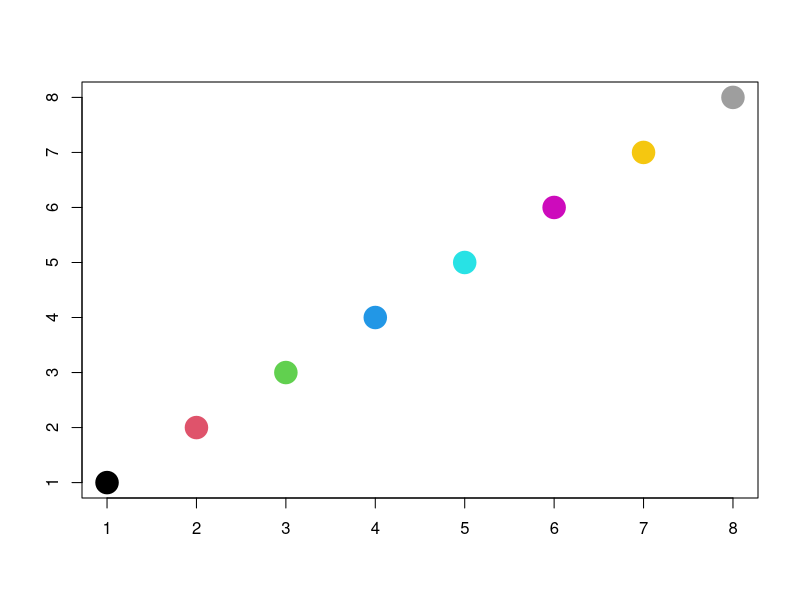
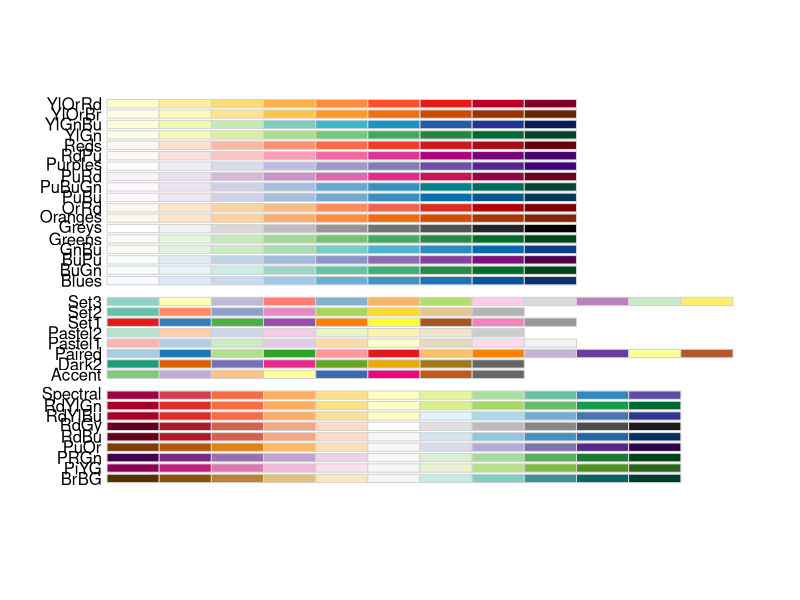
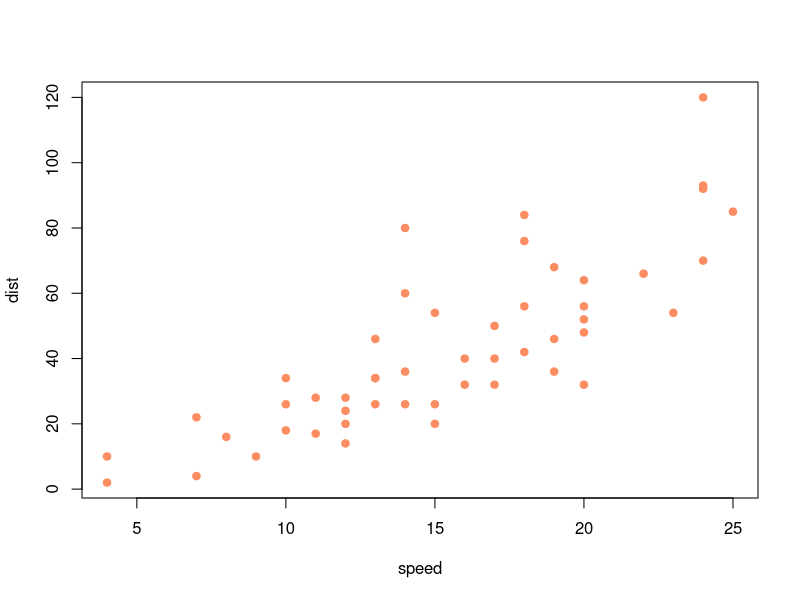
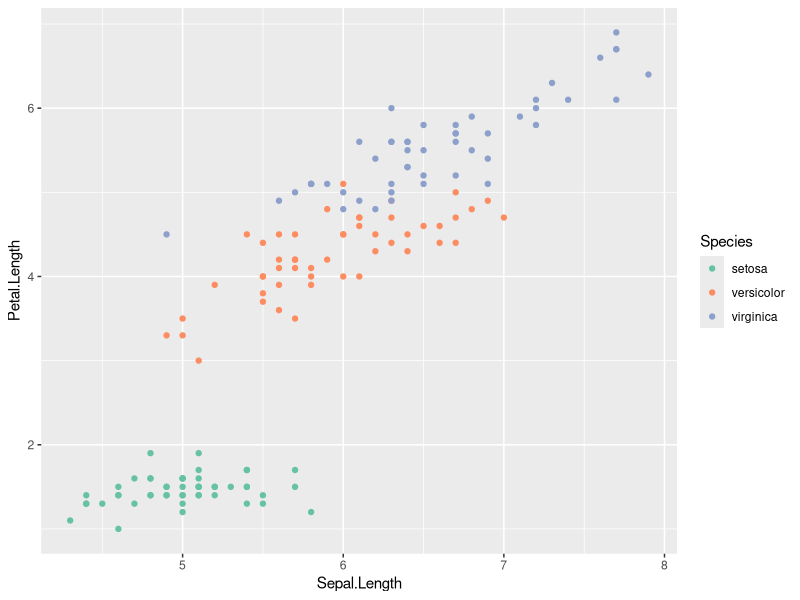

The R script that drew these images, in order:

# Objective: To learn about palette for plotting purpose

# check the default colors available
palette() # there are 8 colors available

plot(1:8, 1:8, col=1:8, pch=19, cex=3, xlab="", ylab="") # where pch=19 makes solid dots instead of the default open circles. cex=3, makes makes the dots 3 times their normal size.
# The palette function can also be used to change the color palette. For example we could add "purple" and "brown". Below we first save the current color palette to an object called cc, and then use the c() function to concatenate cc with purple and brown
cp<- palette()
palette(c(cp, "purple","brown"))
palette()
# If we want to revert back to the default palette, we can call palette with the keyword “default”:
palette("default")
palette()

# to know what colors are available for the palette, use the colors()
length(colors()) # there are 657 colors
# Lets look at the first ten colors
colors()[1:10]
# Trying to choose good colors out of 657 choices can be overwhelming and lead to a lot of trial and error. Fortunately a great deal of research has been done on plotting and color combinations and there are several tried-and-tested color palettes to choose from. One R package that provides some of these palettes is RColorBrewer. 
library(RColorBrewer)
# RColorBrewer provides three types of palettes: sequential, diverging and qualitative.
# Sequential palettes are suited to ordered data that progress from low to high.
# Diverging palettes are suited to centered data with extremes in either direction.
# Qualitative palettes are suited to nominal or categorical data.
display.brewer.all()
# To create a RColorBrewer palette, use the brewer.pal function. It takes two arguments: n, the number of colors in the palette; and name, the name of the palette.
brewer.pal(n = 8, name = "Set2")
# To load the palette we needed to use the palette function. 
palette(brewer.pal(n = 8, name = "Set2"))
plot(dist ~ speed, data=cars, pch=19, col=2)

# Changing color palettes works differently for ggplot2.
# ggplot generates its own color palettes depending on the scale of the variable that color is mapped to.
#To change these palettes we use one of the scale_color functions that come with ggplot2. For example to use the RColorBrewer palette “Set2”, we use the scale_color_brewer function, like so:

library(ggplot2)  
ggplot(iris, aes(x=Sepal.Length, y=Petal.Length, color=Species)) + 
  geom_point() +
  scale_color_brewer(palette = "Set2")
# To change the smooth gradient color palette, we use the scale_color_gradient with low and high color values. For example, we can set the low value to white and the high value to red:
